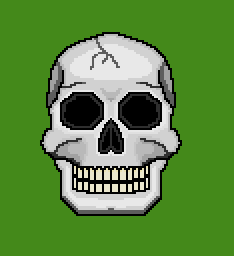
#> input picture examples/images/Skull.png, 117 x 128 px, found by its file name (shown 2 times larger)
$ python image.py
#> lines starting #> are read from the running program, lines starting #| are printed output that depends on the picture; long printed decimals are rounded
import tkinter as tk

import numpy as np
from PIL import Image, ImageTk


charset = "$@B%8&WM#*oahkbdpqwmZO0QLCJU Xzcvunxrjft/\\|()1{}[]?-_+~<>i!lI;:,\"^'. "

myimgPath = "../examples/images/skull.png"

image = Image.open(myimgPath)
#> image is the input picture: PIL image 117x128 RGB; mean R, G, B 92.2, 137.6, 64

ascii_width = 80

ratio = image.height / image.width
#> ratio = 1.09

ascii_height = int (ascii_width * ratio * 0.55)
#> ascii_height = 48

processImage = image.resize((ascii_width, ascii_height)).convert("L")
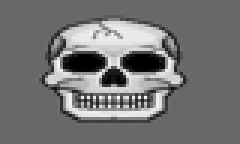
#> processImage: PIL image 80x48 L (shown 3 times larger); min 0, max 252, mean 115.9

gray = np.array(processImage)

print(processImage.width, processImage.height, image.filename, "Mode : ", processImage.mode)
#| 80 48 examples/images/Skull.png Mode :  L

maxBrightness = 0
minBrightness = 255
meanBrightness = 0

with open("../examples/result/Skull_ascii.txt", "w") as f:
    for y in range(processImage.height):
        for x in range(processImage.width):
            pixel_brightness = int(gray[y][x])
            ascii_char = charset[pixel_brightness * len(charset) // 256]
            if pixel_brightness > maxBrightness:
                maxBrightness = pixel_brightness
            if pixel_brightness < minBrightness:
                minBrightness = pixel_brightness
            meanBrightness += pixel_brightness
            f.write(ascii_char)
        f.write("\n")
#> after the loop, maxBrightness = 252; meanBrightness = 445162; minBrightness = 0

meanBrightness = meanBrightness / (processImage.width * processImage.height)
#> meanBrightness = 115.9
print("Max brightness : ", maxBrightness)
#| Max brightness :  252
print("Min brightness : ", minBrightness)
#| Min brightness :  0
print("Mean brightness : ", meanBrightness)
#| Mean brightness :  115.928

# [5 lines of commented-out code are left out]
